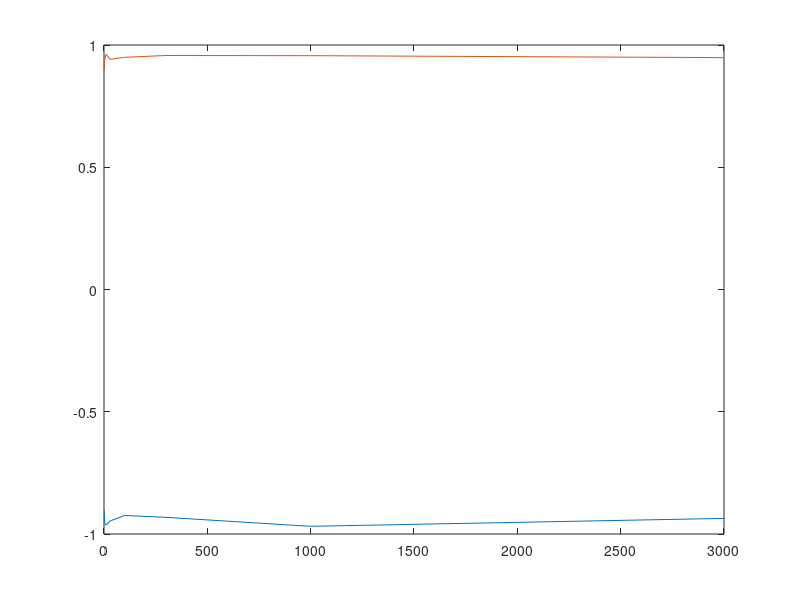

Here is the MATLAB script that generated this plot:
n=[1 3 10 30 100 300 1000 3000];
b=[];
d=[];
for i=1:8
    a=[];
    
for j=1:10000
    f=rand(1,n(1,i))*2-1;
    z=sum(f)/sqrt(n(1,i));
    
    a=[a ; z];
    
end
    c=sort(a);

    b=[b ; c(500,1)]
    d=[d ; c(9500,1)]
    
end  
plot(n,b,n,d)